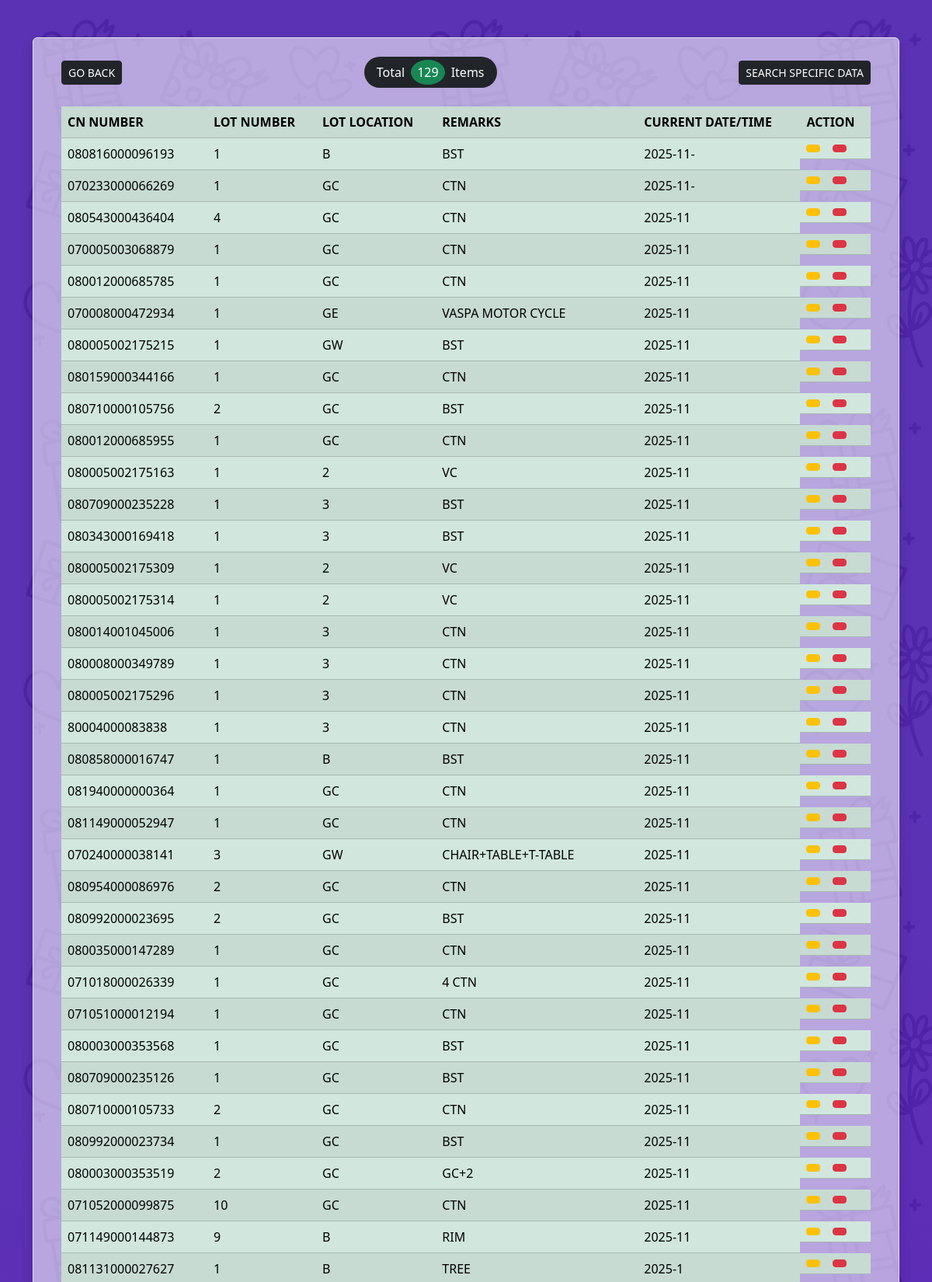
The page /view.php (upper part) on the database its author committed.
### tables this page shows
CREATE TABLE `infos` (
  `id` int(10) NOT NULL,
  `cn_number` varchar(255) NOT NULL,
  `lot_number` varchar(255) NOT NULL,
  `lot_selection` varchar(255) NOT NULL,
  `remarks` varchar(255) NOT NULL,
  `Time` datetime(6) NOT NULL
);

### function.php (called while the page is built, shortened)
<?php
class crud
{
  private $conn;
  public function __construct()
  {
    $host = 'localhost';
    $user = 'root';
    $pass = '';
    $db = 'lot_management';
    $this->conn = mysqli_connect($host, $user, $pass, $db);
  }
  public function showData()
  {
    $query = "select * from infos ORDER BY Time DESC";
    return $res = mysqli_query($this->conn, $query);
  }
  public function totalCount(){
     $query  = "SELECT COUNT(*) AS total_rows FROM infos";
     $res = mysqli_query($this->conn, $query);
    return mysqli_fetch_assoc($res);
  }
}
?>

### view.php (the view, shortened to what this page needs)
<?php
include 'function.php';
$obj = new crud();
$singleUser = $obj->showData();
$countAllData = $obj->totalCount();
?>
<!doctype html>
<html lang="en">
<head>
    <link href="./css/bootstrap.min.css" rel="stylesheet">
</head>
<body>
    <section>
        <div class="container">
            <div class="row mx-0 my-5 text-uppercase border rounded shadow p-4 mb-5" style="background: #ffffff91;">
                <div class="col-lg-12 align-items-center d-flex justify-content-between mb-4">
                    <p class=" mb-0">
                        <a class=" btn btn-sm btn-dark" href="index.php">Go back </a>
                    </p>
                                        <div
                        class="rounded-pill px-3 py-1 d-flex align-items-center justify-content-center text-capitalize text-white bg-dark">
                        <?php
                        if (isset($countAllData)) {
                            foreach ($countAllData as $data) {
                                echo "total <span height='20px' width='20px' class='rounded-circle p-2 py-1 mx-2 bg-success'>" . $data . "</span> Items  ";
                            }
                        }
                        ?>
                    </div>
                    <p class=" mb-0">
                        <a class=" btn btn-sm btn-dark" href="search.php">Search Specific Data </a>
                    </p>
                </div>
                <div class="col-lg-12 mx-auto" style="  overflow-x: auto;">
                    <table class="table table-striped table-hover table-success">
                        <tr class="bg-warning fw-bold">
                            <td>CN Number</td>
                            <td>Lot Number</td>
                            <td>Lot Location</td>
                            <td width="260">Remarks</td>
                            <td>Current Date/Time</td>
                            <td>Action</td>
                        </tr>
                        <?php
                        while ($user = mysqli_fetch_assoc($singleUser)) {
                            ?>
                            <tr>
                                <td> <?php echo $user['cn_number']; ?> </td>
                                <td> <?php echo $user['lot_number']; ?> </td>
                                <td> <?php echo $user['lot_selection']; ?> </td>
                                <td width="260"> <?php echo $user['remarks']; ?> </td>
                                <td class="time"> <?php echo $user['Time']; ?> </td>
                                <td class="d-flex gap-3">
                                    <a title="Edit" class="btn btn-sm btn-warning d-flex align-items-center" href="edit.php?userID=<?php echo $user['id']; ?>">
                                    </a>
                                    <a class="btn btn-sm btn-danger d-flex align-items-center"
                                    title="Delete" onclick="confirm('really want to delete!');"
                                        href="delete.php?userID=<?php echo $user['id']; ?>">
                                        </a>
                                </td>
                            </tr>
                            <?php
                        }
                        ?>
                    </table>
                </div>
            </div>
        </div>
    </section>
</body>
</html>

### view.php (style rules this page uses)
body { background-image: linear-gradient(165deg, rgba(82, 39, 176, 0.9490196078) 23%, rgba(108, 3, 193, 0.968627451)), url(images/4863805.png); }

### rows shown on the page
infos: cn_number "080816000096193", lot_number "1", lot_selection "B", remarks "BST", Time "2025-11-"
infos: cn_number "070233000066269", lot_number "1", lot_selection "GC", remarks "CTN", Time "2025-11-"
infos: cn_number "080543000436404", lot_number "4", lot_selection "GC", remarks "CTN", Time "2025-11"
infos: cn_number "070005003068879", lot_number "1", lot_selection "GC", remarks "CTN", Time "2025-11"
infos: cn_number "080012000685785", lot_number "1", lot_selection "GC", remarks "CTN", Time "2025-11"
infos: cn_number "070008000472934", lot_number "1", lot_selection "GE", remarks "VASPA MOTOR CYCLE", Time "2025-11"
infos: cn_number "080005002175215", lot_number "1", lot_selection "GW", remarks "BST", Time "2025-11"
infos: cn_number "080159000344166", lot_number "1", lot_selection "GC", remarks "CTN", Time "2025-11"
infos: cn_number "080710000105756", lot_number "2", lot_selection "GC", remarks "BST", Time "2025-11"
infos: cn_number "080012000685955", lot_number "1", lot_selection "GC", remarks "CTN", Time "2025-11"
infos: cn_number "080005002175163", lot_number "1", lot_selection "2", remarks "VC", Time "2025-11"
infos: cn_number "080709000235228", lot_number "1", lot_selection "3", remarks "BST", Time "2025-11"
infos: cn_number "080343000169418", lot_number "1", lot_selection "3", remarks "BST", Time "2025-11"
infos: cn_number "080005002175309", lot_number "1", lot_selection "2", remarks "VC", Time "2025-11"
infos: cn_number "080005002175314", lot_number "1", lot_selection "2", remarks "VC", Time "2025-11"
infos: cn_number "080014001045006", lot_number "1", lot_selection "3", remarks "CTN", Time "2025-11"
infos: cn_number "080008000349789", lot_number "1", lot_selection "3", remarks "CTN", Time "2025-11"
infos: cn_number "080005002175296", lot_number "1", lot_selection "3", remarks "CTN", Time "2025-11"
infos: cn_number "80004000083838", lot_number "1", lot_selection "3", remarks "CTN", Time "2025-11"
infos: cn_number "080858000016747", lot_number "1", lot_selection "B", remarks "BST", Time "2025-11"
infos: cn_number "081940000000364", lot_number "1", lot_selection "GC", remarks "CTN", Time "2025-11"
infos: cn_number "081149000052947", lot_number "1", lot_selection "GC", remarks "CTN", Time "2025-11"
infos: cn_number "070240000038141", lot_number "3", lot_selection "GW", remarks "CHAIR+TABLE+T-TABLE", Time "2025-11"
infos: cn_number "080954000086976", lot_number "2", lot_selection "GC", remarks "CTN", Time "2025-11"
infos: cn_number "080992000023695", lot_number "2", lot_selection "GC", remarks "BST", Time "2025-11"
infos: cn_number "080035000147289", lot_number "1", lot_selection "GC", remarks "CTN", Time "2025-11"
infos: cn_number "071018000026339", lot_number "1", lot_selection "GC", remarks "4 CTN", Time "2025-11"
infos: cn_number "071051000012194", lot_number "1", lot_selection "GC", remarks "CTN", Time "2025-11"
infos: cn_number "080003000353568", lot_number "1", lot_selection "GC", remarks "BST", Time "2025-11"
infos: cn_number "080709000235126", lot_number "1", lot_selection "GC", remarks "BST", Time "2025-11"
infos: cn_number "080710000105733", lot_number "2", lot_selection "GC", remarks "CTN", Time "2025-11"
infos: cn_number "080992000023734", lot_number "1", lot_selection "GC", remarks "BST", Time "2025-11"
infos: cn_number "080003000353519", lot_number "2", lot_selection "GC", remarks "GC+2", Time "2025-11"
infos: cn_number "071052000099875", lot_number "10", lot_selection "GC", remarks "CTN", Time "2025-11"
infos: cn_number "071149000144873", lot_number "9", lot_selection "B", remarks "RIM", Time "2025-11"
infos: cn_number "081131000027627", lot_number "1", lot_selection "B", remarks "TREE", Time "2025-1"

### other values the page prints
$data "129"
